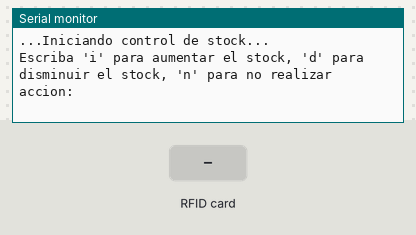
Simulated run of this sketch. Board: Arduino Uno, built with avr-gcc and run on an emulated ATmega328P. Parts: the last lines printed to the serial monitor. The test bench sets the inputs (shaded band).

Above: at 1.3 s.
1.4 s: RFID card AA 10 F0 81 held to the reader
At 2.6 s:
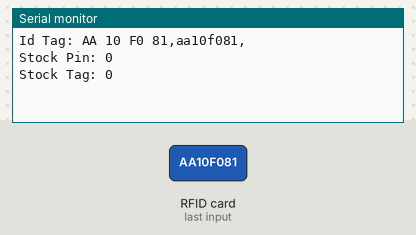
2.9 s: RFID card 63 2A 85 3E held to the reader
At 3.4 s:
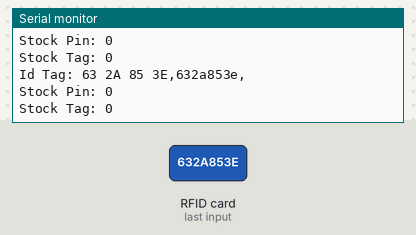
4.4 s: RFID card 5E 7A 19 C4 held to the reader
At 4.8 s:
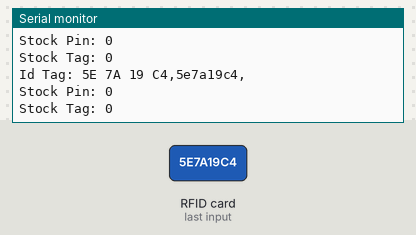

The sketch:

RFIDControlStock.ino
```cpp
#include <SPI.h> //libreria SPI
#include <MFRC522.h> //libreria para modulo lector rfid
#define RST_PIN 9  //resetea el lector rfid
#define SS_PIN_ENB 10 // pin de comunicacion sda del lector rfid
MFRC522 RFIDLector(SS_PIN_ENB, RST_PIN); //objeto del lector rfid
String BufferID = ""; //string que guarda codigo valido de tarjeta
String Pin = "aa10f081";
String Card = "632a853e";

int stockPin = 0;
int stockTag = 0;
int stockManage = 0; // 0 = sin accion, 1 = incrementa, 2 = disminuye Administracion de almacenamiento

void setup() {
  Serial.begin(9600); //Inicio de comunicacion serial
  SPI.begin();  //inicializacion de bus de comunicacion SPI
  RFIDLector.PCD_Init(); //inicializacion de objeto RFIDLector
  Serial.println("...Iniciando control de stock...");
  Serial.println("Escriba 'i' para aumentar el stock, 'd' para disminuir el stock, 'n' para no realizar accion:");
}

void loop() {
    //Condicional para saber si se ha detectado alguna antena rfid
    if(RFIDLector.PICC_IsNewCardPresent())
    {
      //Condicional para saber el id de la tarjeta
      if(RFIDLector.PICC_ReadCardSerial())
      {
        BufferID = ""; //almacena la id de la tarjeta
        Serial.print("Id Tag:");
        for(byte i = 0; i < RFIDLector.uid.size; i++)
        {
          Serial.print(RFIDLector.uid.uidByte[i] < 0x10 ? " 0" : " ");
          Serial.print(RFIDLector.uid.uidByte[i], HEX);
          BufferID = BufferID + String(RFIDLector.uid.uidByte[i], HEX);
        }
        Serial.print(",");
        Serial.print(BufferID);
        Serial.print(",");
        if(stockManage == 0){ // Si stockManage es 1, incrementa la cantidad
            Serial.println();
            Serial.print("Stock Pin: ");
            Serial.print(stockPin);
            Serial.println();}
        if(stockManage == 0){ // Si stockManage es 1, incrementa la cantidad
            Serial.print("Stock Tag: ");
            Serial.print(stockTag);
            Serial.println();}
        if(BufferID == Pin)
        {
          if(stockManage == 1){ // Si stockManage es 1, incrementa la cantidad
            stockPin++;
            Serial.print("Stock Pin: ");
            Serial.print(stockPin);
            Serial.println();
          }else if(stockManage == 2){ //Si stockManage es 2, reduce el cantidad
            if (stockPin > 0) {
              stockPin--;
              Serial.print("Stock Pin: ");
              Serial.print(stockPin);
              Serial.println();
            } else {
              Serial.println("No hay suficiente stock de Pin para disminuir");
            }
          }
        }
        else
        {
          if(stockManage == 1){ // cuando stockManage es 1, incrementa
            stockTag++;
            Serial.print("Stock Tag: ");
            Serial.print(stockTag);
            Serial.println();
          }else if(stockManage == 2){ //cuando stockManage es 2, disminuye
            if (stockTag > 0) {
              stockTag--;
              Serial.print("Stock Tag: ");
              Serial.print(stockTag);
              Serial.println();
            } else {
              Serial.println("No hay suficiente stock de Tag para disminuir");
            }
          }
        }
        RFIDLector.PICC_HaltA();
      }
    }

    if (Serial.available() > 0) {
      char command = Serial.read();
      if(command == 'i'){
        stockManage = 1;
      }else if(command == 'd'){
        stockManage = 2;
      }else if(command == 'n'){
        stockManage = 0;
      }
    }
}
```

Measured:
- after the input at 1.4 s, the serial monitor: prints a new line at once (image 1)
- after the input at 2.9 s, the serial monitor: prints a new line at once (image 2)
- after the input at 4.4 s, the serial monitor: prints a new line at once (image 3)
